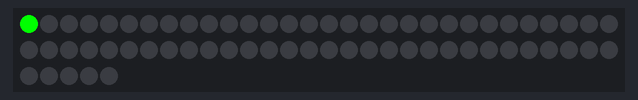
A sketch run on a simulated Arduino Uno, built with avr-gcc and run on an emulated ATmega328P. Shown: 65 RGB LEDs in strip order, left to right, continuing on the next row.

Above: at 0.01 s.
At 10.24 s:
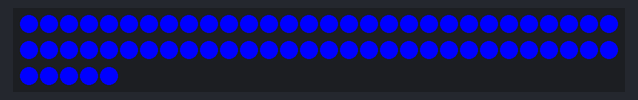
At 19.94 s:
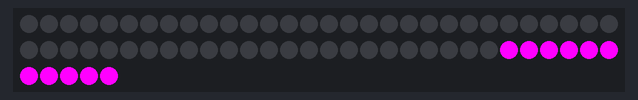
At 25.32 s:
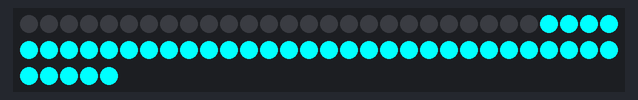
At 30.8 s:
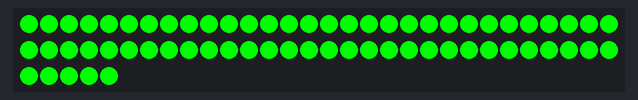
At 39.87 s:
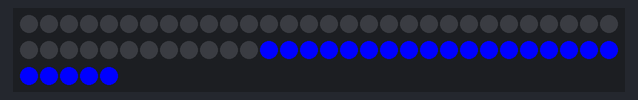

The sketch:

NeoPixel_Bouncing_Balls.ino
```cpp
#include <Adafruit_NeoPixel.h>
#define PIN 6
#define NUM_LEDS 65
// Parameter 1 = number of pixels in strip
// Parameter 2 = pin number (most are valid)
// Parameter 3 = pixel type flags, add together as needed:
//   NEO_KHZ800  800 KHz bitstream (most NeoPixel products w/WS2812 LEDs)
//   NEO_KHZ400  400 KHz (classic 'v1' (not v2) FLORA pixels, WS2811 drivers)
//   NEO_GRB     Pixels are wired for GRB bitstream (most NeoPixel products)
//   NEO_RGB     Pixels are wired for RGB bitstream (v1 FLORA pixels, not v2)
Adafruit_NeoPixel strip = Adafruit_NeoPixel(NUM_LEDS, PIN, NEO_GRB + NEO_KHZ800);

void setup() {
  strip.begin();
  strip.show(); // Initialize all pixels to 'off'
}
void loop() {
  colorWipe(0x00, 0xff, 0x00, 50);
  colorWipe(0x00, 0x00, 0x00, 50);
  colorWipe(0x00, 0x00, 0xff, 50);
  colorWipe(0x00, 0x00, 0x00, 50);
  colorWipe(0xff, 0x00, 0xff, 50);
  colorWipe(0x00, 0x00, 0x00, 50);
  colorWipe(0x00, 0xff, 0xff, 50);
  colorWipe(0x00, 0x00, 0x00, 50);
}

void colorWipe(byte red, byte green, byte blue, int SpeedDelay) {
  for (uint16_t i = 0; i < NUM_LEDS; i++) {
    setPixel(i, red, green, blue);
    showStrip();
    delay(SpeedDelay);
  }
}


// ---> here we define the effect function <---
// *** REPLACE TO HERE ***

void showStrip() {
#ifdef ADAFRUIT_NEOPIXEL_H
  // NeoPixel
  strip.show();
#endif
#ifndef ADAFRUIT_NEOPIXEL_H
  // FastLED
  FastLED.show();
#endif
}

void setPixel(int Pixel, byte red, byte green, byte blue) {
#ifdef ADAFRUIT_NEOPIXEL_H
  // NeoPixel
  strip.setPixelColor(Pixel, strip.Color(red, green, blue));
#endif
#ifndef ADAFRUIT_NEOPIXEL_H
  // FastLED
  leds[Pixel].r = red;
  leds[Pixel].g = green;
  leds[Pixel].b = blue;
#endif
}

void setAll(byte red, byte green, byte blue) {
  for (int i = 0; i < NUM_LEDS; i++ ) {
    setPixel(i, red, green, blue);
  }
  showStrip();
}
```
